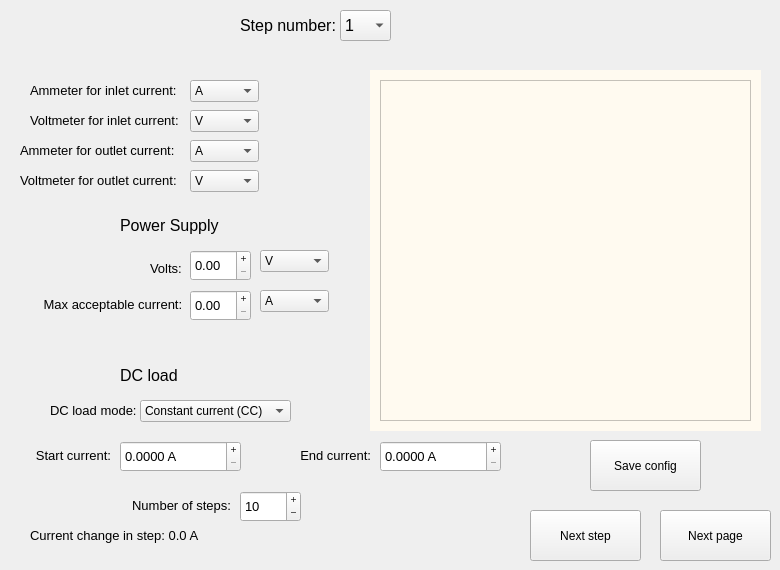
    <widget class="QWidget" name="amp_and_volt_conf">
     <property name="enabled">
      <bool>true</bool>
     </property>
     <attribute name="title">
      <string>Ammeter and voltmeter</string>
     </attribute>
     <widget class="QLabel" name="amp_inlet_lbl">
      <property name="geometry">
       <rect>
        <x>30</x>
        <y>80</y>
        <width>161</width>
        <height>21</height>
       </rect>
      </property>
      <property name="font">
       <font>
        <pointsize>10</pointsize>
       </font>
      </property>
      <property name="text">
       <string>Ammeter for inlet current:</string>
      </property>
     </widget>
     <widget class="QLabel" name="volt_inlet_lbl">
      <property name="geometry">
       <rect>
        <x>30</x>
        <y>110</y>
        <width>161</width>
        <height>21</height>
       </rect>
      </property>
      <property name="font">
       <font>
        <pointsize>10</pointsize>
       </font>
      </property>
      <property name="text">
       <string>Voltmeter for inlet current:</string>
      </property>
     </widget>
     <widget class="QLabel" name="amp_outlet_lbl">
      <property name="geometry">
       <rect>
        <x>20</x>
        <y>140</y>
        <width>171</width>
        <height>21</height>
       </rect>
      </property>
      <property name="font">
       <font>
        <pointsize>10</pointsize>
       </font>
      </property>
      <property name="text">
       <string>Ammeter for outlet current:</string>
      </property>
     </widget>
     <widget class="QLabel" name="volt_outlet_lbl">
      <property name="geometry">
       <rect>
        <x>20</x>
        <y>170</y>
        <width>171</width>
        <height>21</height>
       </rect>
      </property>
      <property name="font">
       <font>
        <pointsize>10</pointsize>
       </font>
      </property>
      <property name="text">
       <string>Voltmeter for outlet current:</string>
      </property>
     </widget>
     <widget class="QComboBox" name="amp_inlet_combo">
      <property name="geometry">
       <rect>
        <x>190</x>
        <y>80</y>
        <width>69</width>
        <height>22</height>
       </rect>
      </property>
      <item>
       <property name="text">
        <string>A</string>
       </property>
      </item>
      <item>
       <property name="text">
        <string>mA</string>
       </property>
      </item>
      <item>
       <property name="text">
        <string>µA</string>
       </property>
      </item>
     </widget>
     <widget class="QComboBox" name="amp_outlet_combo">
      <property name="geometry">
       <rect>
        <x>190</x>
        <y>140</y>
        <width>69</width>
        <height>22</height>
       </rect>
      </property>
      <item>
       <property name="text">
        <string>A</string>
       </property>
      </item>
      <item>
       <property name="text">
        <string>mA</string>
       </property>
      </item>
      <item>
       <property name="text">
        <string>µA</string>
       </property>
      </item>
     </widget>
     <widget class="QComboBox" name="volt_outlet_combo">
      <property name="geometry">
       <rect>
        <x>190</x>
        <y>170</y>
        <width>69</width>
        <height>22</height>
       </rect>
      </property>
      <item>
       <property name="text">
        <string>V</string>
       </property>
      </item>
      <item>
       <property name="text">
        <string>mV</string>
       </property>
      </item>
      <item>
       <property name="text">
        <string>µV</string>
       </property>
      </item>
      <item>
       <property name="text">
        <string>kV</string>
       </property>
      </item>
     </widget>
     <widget class="QComboBox" name="volt_inlet_combo">
      <property name="geometry">
       <rect>
        <x>190</x>
        <y>110</y>
        <width>69</width>
        <height>22</height>
       </rect>
      </property>
      <item>
       <property name="text">
        <string>V</string>
       </property>
      </item>
      <item>
       <property name="text">
        <string>mV</string>
       </property>
      </item>
      <item>
       <property name="text">
        <string>µV</string>
       </property>
      </item>
      <item>
       <property name="text">
        <string>kV</string>
       </property>
      </item>
     </widget>
     <widget class="QPushButton" name="next_pg1_btn">
      <property name="geometry">
       <rect>
        <x>660</x>
        <y>510</y>
        <width>111</width>
        <height>51</height>
       </rect>
      </property>
      <property name="text">
       <string>Next page</string>
      </property>
     </widget>
     <widget class="QPushButton" name="next_step1_btn">
      <property name="geometry">
       <rect>
        <x>530</x>
        <y>510</y>
        <width>111</width>
        <height>51</height>
       </rect>
      </property>
      <property name="text">
       <string>Next step</string>
      </property>
     </widget>
     <widget class="QLabel" name="step_num1_lbl">
      <property name="geometry">
       <rect>
        <x>240</x>
        <y>10</y>
        <width>101</width>
        <height>31</height>
       </rect>
      </property>
      <property name="font">
       <font>
        <pointsize>12</pointsize>
       </font>
      </property>
      <property name="text">
       <string>Step number: </string>
      </property>
     </widget>
     <widget class="QComboBox" name="step_num1_combo">
      <property name="geometry">
       <rect>
        <x>340</x>
        <y>10</y>
        <width>51</width>
        <height>31</height>
       </rect>
      </property>
      <property name="font">
       <font>
        <pointsize>12</pointsize>
       </font>
      </property>
      <item>
       <property name="text">
        <string>1</string>
       </property>
      </item>
     </widget>
     <widget class="QWidget" name="steps_widget" native="true">
      <property name="geometry">
       <rect>
        <x>370</x>
        <y>70</y>
        <width>391</width>
        <height>361</height>
       </rect>
      </property>
      <property name="styleSheet">
       <string notr="true">background-color:#FFFAF0;</string>
      </property>
      <widget class="QTextEdit" name="steps_textEdit">
       <property name="geometry">
        <rect>
         <x>10</x>
         <y>10</y>
         <width>371</width>
         <height>341</height>
        </rect>
       </property>
       <property name="cursorWidth">
        <number>0</number>
       </property>
       <property name="textInteractionFlags">
        <set>Qt::NoTextInteraction</set>
       </property>
      </widget>
     </widget>
     <widget class="QWidget" name="PSU_widg" native="true">
      <property name="geometry">
       <rect>
        <x>30</x>
        <y>210</y>
        <width>351</width>
        <height>121</height>
       </rect>
      </property>
      <widget class="QLabel" name="PSU_amp_lbl">
       <property name="geometry">
        <rect>
         <x>10</x>
         <y>79</y>
         <width>151</width>
         <height>31</height>
        </rect>
       </property>
       <property name="font">
        <font>
         <pointsize>10</pointsize>
        </font>
       </property>
       <property name="text">
        <string> Max acceptable current:</string>
       </property>
      </widget>
      <widget class="QComboBox" name="PSU_volt_unit_combo">
       <property name="geometry">
        <rect>
         <x>230</x>
         <y>40</y>
         <width>69</width>
         <height>22</height>
        </rect>
       </property>
       <item>
        <property name="text">
         <string>V</string>
        </property>
       </item>
       <item>
        <property name="text">
         <string>mV</string>
        </property>
       </item>
       <item>
        <property name="text">
         <string>µV</string>
        </property>
       </item>
       <item>
        <property name="text">
         <string>kV</string>
        </property>
       </item>
      </widget>
      <widget class="QLabel" name="PSU_main_lbl">
       <property name="geometry">
        <rect>
         <x>90</x>
         <y>0</y>
         <width>121</width>
         <height>31</height>
        </rect>
       </property>
       <property name="font">
        <font>
         <pointsize>12</pointsize>
        </font>
       </property>
       <property name="text">
        <string>Power Supply</string>
       </property>
      </widget>
      <widget class="QDoubleSpinBox" name="PSU_amp_pwr_spb">
       <property name="geometry">
        <rect>
         <x>160</x>
         <y>80</y>
         <width>61</width>
         <height>31</height>
        </rect>
       </property>
       <property name="font">
        <font>
         <pointsize>10</pointsize>
        </font>
       </property>
       <property name="wrapping">
        <bool>false</bool>
       </property>
       <property name="frame">
        <bool>true</bool>
       </property>
       <property name="buttonSymbols">
        <enum>QAbstractSpinBox::PlusMinus</enum>
       </property>
       <property name="suffix">
        <string/>
       </property>
      </widget>
      <widget class="QComboBox" name="PSU_amp_unit_combo">
       <property name="geometry">
        <rect>
         <x>230</x>
         <y>80</y>
         <width>69</width>
         <height>22</height>
        </rect>
       </property>
       <item>
        <property name="text">
         <string>A</string>
        </property>
       </item>
       <item>
        <property name="text">
         <string>mA</string>
        </property>
       </item>
       <item>
        <property name="text">
         <string>µA</string>
        </property>
       </item>
      </widget>
      <widget class="QDoubleSpinBox" name="PSU_volt_pwr_spb">
       <property name="geometry">
        <rect>
         <x>160</x>
         <y>40</y>
         <width>61</width>
         <height>31</height>
        </rect>
       </property>
       <property name="font">
        <font>
         <pointsize>10</pointsize>
        </font>
       </property>
       <property name="wrapping">
        <bool>false</bool>
       </property>
       <property name="frame">
        <bool>true</bool>
       </property>
       <property name="buttonSymbols">
        <enum>QAbstractSpinBox::PlusMinus</enum>
       </property>
       <property name="suffix">
        <string/>
       </property>
      </widget>
      <widget class="QLabel" name="PSU_volt_lbl">
       <property name="geometry">
        <rect>
         <x>120</x>
         <y>50</y>
         <width>31</width>
         <height>16</height>
        </rect>
       </property>
       <property name="font">
        <font>
         <pointsize>10</pointsize>
        </font>
       </property>
       <property name="text">
        <string>Volts:</string>
       </property>
      </widget>
     </widget>
     <widget class="QWidget" name="DCload_widg" native="true">
      <property name="geometry">
       <rect>
        <x>30</x>
        <y>360</y>
        <width>481</width>
        <height>201</height>
       </rect>
      </property>
      <widget class="QLabel" name="DCload_main_lbl">
       <property name="geometry">
        <rect>
         <x>90</x>
         <y>0</y>
         <width>121</width>
         <height>31</height>
        </rect>
       </property>
       <property name="font">
        <font>
         <pointsize>12</pointsize>
        </font>
       </property>
       <property name="text">
        <string>DC load</string>
       </property>
      </widget>
      <widget class="QLabel" name="DCload_step_info_lbl">
       <property name="enabled">
        <bool>true</bool>
       </property>
       <property name="geometry">
        <rect>
         <x>0</x>
         <y>160</y>
         <width>461</width>
         <height>31</height>
        </rect>
       </property>
       <property name="font">
        <font>
         <pointsize>10</pointsize>
        </font>
       </property>
       <property name="text">
        <string>Current change in step: 0.0 A</string>
       </property>
      </widget>
      <widget class="QDoubleSpinBox" name="DCload_start_spb">
       <property name="enabled">
        <bool>true</bool>
       </property>
       <property name="geometry">
        <rect>
         <x>90</x>
         <y>81</y>
         <width>121</width>
         <height>31</height>
        </rect>
       </property>
       <property name="font">
        <font>
         <pointsize>10</pointsize>
        </font>
       </property>
       <property name="wrapping">
        <bool>false</bool>
       </property>
       <property name="frame">
        <bool>true</bool>
       </property>
       <property name="buttonSymbols">
        <enum>QAbstractSpinBox::PlusMinus</enum>
       </property>
       <property name="suffix">
        <string> A </string>
       </property>
       <property name="decimals">
        <number>4</number>
       </property>
       <property name="minimum">
        <double>0.000000000000000</double>
       </property>
       <property name="maximum">
        <double>175.000000000000000</double>
       </property>
       <property name="singleStep">
        <double>0.100000000000000</double>
       </property>
       <property name="value">
        <double>0.000000000000000</double>
       </property>
      </widget>
      <widget class="QDoubleSpinBox" name="DCload_end_spb">
       <property name="enabled">
        <bool>true</bool>
       </property>
       <property name="geometry">
        <rect>
         <x>350</x>
         <y>81</y>
         <width>121</width>
         <height>31</height>
        </rect>
       </property>
       <property name="font">
        <font>
         <pointsize>10</pointsize>
        </font>
       </property>
       <property name="wrapping">
        <bool>false</bool>
       </property>
       <property name="frame">
        <bool>true</bool>
       </property>
       <property name="buttonSymbols">
        <enum>QAbstractSpinBox::PlusMinus</enum>
       </property>
       <property name="suffix">
        <string> A</string>
       </property>
       <property name="decimals">
        <number>4</number>
       </property>
       <property name="minimum">
        <double>0.000000000000000</double>
       </property>
       <property name="maximum">
        <double>185.000000000000000</double>
       </property>
       <property name="singleStep">
        <double>0.100000000000000</double>
       </property>
       <property name="value">
        <double>0.000000000000000</double>
       </property>
      </widget>
      <widget class="QLabel" name="DCload_step_lbl">
       <property name="enabled">
        <bool>true</bool>
       </property>
       <property name="geometry">
        <rect>
         <x>220</x>
         <y>80</y>
         <width>121</width>
         <height>31</height>
        </rect>
       </property>
       <property name="font">
        <font>
         <pointsize>10</pointsize>
        </font>
       </property>
       <property name="text">
        <string>End current:</string>
       </property>
       <property name="alignment">
        <set>Qt::AlignRight|Qt::AlignTrailing|Qt::AlignVCenter</set>
       </property>
      </widget>
      <widget class="QLabel" name="DCload_start_lbl">
       <property name="enabled">
        <bool>true</bool>
       </property>
       <property name="geometry">
        <rect>
         <x>0</x>
         <y>80</y>
         <width>81</width>
         <height>31</height>
        </rect>
       </property>
       <property name="font">
        <font>
         <pointsize>10</pointsize>
        </font>
       </property>
       <property name="text">
        <string>Start current:</string>
       </property>
       <property name="alignment">
        <set>Qt::AlignRight|Qt::AlignTrailing|Qt::AlignVCenter</set>
       </property>
      </widget>
      <widget class="QComboBox" name="DCload_mode_combo">
       <property name="geometry">
        <rect>
         <x>110</x>
         <y>40</y>
         <width>151</width>
         <height>22</height>
        </rect>
       </property>
       <item>
        <property name="text">
         <string>Constant current (CC)</string>
        </property>
       </item>
       <item>
        <property name="text">
         <string>Constant voltage (CV)</string>
        </property>
       </item>
      </widget>
      <widget class="QLabel" name="DCload_mode_lbl">
       <property name="geometry">
        <rect>
         <x>20</x>
         <y>40</y>
         <width>91</width>
         <height>21</height>
        </rect>
       </property>
       <property name="font">
        <font>
         <pointsize>10</pointsize>
        </font>
       </property>
       <property name="text">
        <string>DC load mode:</string>
       </property>
      </widget>
      <widget class="QDoubleSpinBox" name="DCload_steps_spb">
       <property name="enabled">
        <bool>true</bool>
       </property>
       <property name="geometry">
        <rect>
         <x>210</x>
         <y>131</y>
         <width>61</width>
         <height>31</height>
        </rect>
       </property>
       <property name="font">
        <font>
         <pointsize>10</pointsize>
        </font>
       </property>
       <property name="wrapping">
        <bool>false</bool>
       </property>
       <property name="frame">
        <bool>true</bool>
       </property>
       <property name="buttonSymbols">
        <enum>QAbstractSpinBox::PlusMinus</enum>
       </property>
       <property name="suffix">
        <string/>
       </property>
       <property name="decimals">
        <number>0</number>
       </property>
       <property name="minimum">
        <double>0.000000000000000</double>
       </property>
       <property name="maximum">
        <double>185.000000000000000</double>
       </property>
       <property name="singleStep">
        <double>1.000000000000000</double>
       </property>
       <property name="value">
        <double>10.000000000000000</double>
       </property>
      </widget>
      <widget class="QLabel" name="DCload_time_lbl">
       <property name="enabled">
        <bool>true</bool>
       </property>
       <property name="geometry">
        <rect>
         <x>90</x>
         <y>130</y>
         <width>111</width>
         <height>31</height>
        </rect>
       </property>
       <property name="font">
        <font>
         <pointsize>10</pointsize>
        </font>
       </property>
       <property name="text">
        <string>Number of steps:</string>
       </property>
       <property name="alignment">
        <set>Qt::AlignRight|Qt::AlignTrailing|Qt::AlignVCenter</set>
       </property>
      </widget>
     </widget>
     <widget class="QPushButton" name="save_cfg_btn1">
      <property name="geometry">
       <rect>
        <x>590</x>
        <y>440</y>
        <width>111</width>
        <height>51</height>
       </rect>
      </property>
      <property name="text">
       <string>Save config</string>
      </property>
     </widget>
     <zorder>amp_inlet_lbl</zorder>
     <zorder>volt_inlet_lbl</zorder>
     <zorder>amp_outlet_lbl</zorder>
     <zorder>volt_outlet_lbl</zorder>
     <zorder>amp_inlet_combo</zorder>
     <zorder>amp_outlet_combo</zorder>
     <zorder>volt_outlet_combo</zorder>
     <zorder>volt_inlet_combo</zorder>
     <zorder>next_pg1_btn</zorder>
     <zorder>next_step1_btn</zorder>
     <zorder>step_num1_lbl</zorder>
     <zorder>step_num1_combo</zorder>
     <zorder>PSU_widg</zorder>
     <zorder>DCload_widg</zorder>
     <zorder>steps_widget</zorder>
     <zorder>save_cfg_btn1</zorder>
    </widget>
